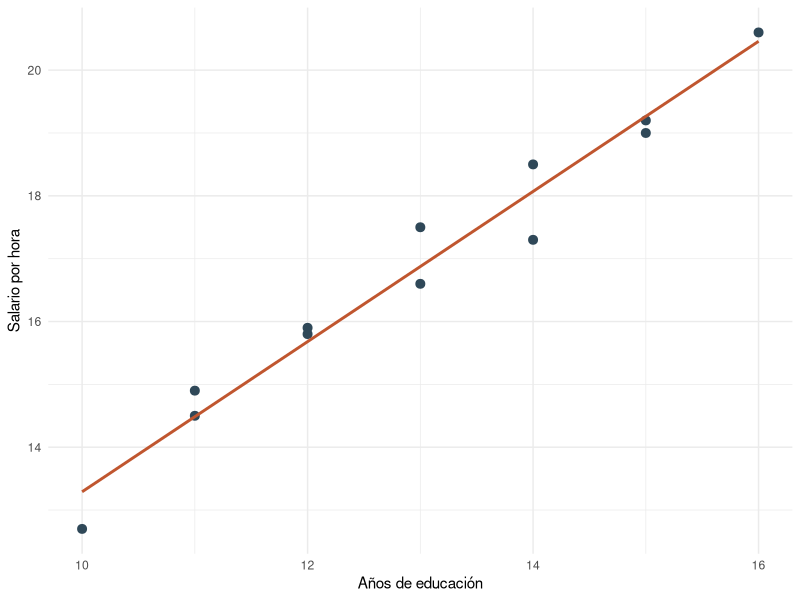

The R source for this figure:
## ---- chunk 1
knitr::opts_chunk$set(
  comment = "#>",
  fig.align = "center",
  fig.width = 7,
  fig.height = 4.5,
  out.width = "80%",
  warning = FALSE,
  message = FALSE
)

library(ggplot2)
library(knitr)
## ---- chunk 2
datos_est <- data.frame(
  educacion = c(10, 11, 11, 12, 12, 13, 13, 14, 14, 15, 15, 16),
  experiencia = c(2, 3, 5, 4, 6, 5, 7, 6, 8, 7, 9, 10),
  ajuste = c(-0.5, 0.2, -0.1, 0.4, -0.2, 0.1, 0.3, -0.3, 0.2, 0.5, -0.4, 0.1)
)

datos_est$salario_hora <- 5 +
  0.75 * datos_est$educacion +
  0.35 * datos_est$experiencia +
  datos_est$ajuste

kable(datos_est, digits = 2, caption = "Datos de práctica para estimar MCO con matrices")
## ---- chunk 3
ggplot(datos_est, aes(x = educacion, y = salario_hora)) +
  geom_point(color = "#2f4858", size = 2.7) +
  geom_smooth(method = "lm", se = FALSE, color = "#C0562F", linewidth = 1) +
  labs(x = "Años de educación", y = "Salario por hora") +
  theme_minimal()
## ---- chunk 4
X_est <- cbind(
  constante = 1,
  educacion = datos_est$educacion,
  experiencia = datos_est$experiencia
)
Y_est <- matrix(datos_est$salario_hora, ncol = 1)

beta_mat <- solve(t(X_est) %*% X_est) %*% t(X_est) %*% Y_est
Y_hat_est <- X_est %*% beta_mat
resid_est <- Y_est - Y_hat_est

n_est <- nrow(X_est)
k_est <- ncol(X_est)
src_est <- as.numeric(t(resid_est) %*% resid_est)
s2_est <- src_est / (n_est - k_est)
vcov_est <- s2_est * solve(t(X_est) %*% X_est)
se_mat <- sqrt(diag(vcov_est))
## ---- chunk 5
modelo_est <- lm(salario_hora ~ educacion + experiencia, data = datos_est)
tabla_est <- coef(summary(modelo_est))

beta0_est <- unname(coef(modelo_est)[["(Intercept)"]])
beta_educ_est <- unname(coef(modelo_est)[["educacion"]])
beta_exp_est <- unname(coef(modelo_est)[["experiencia"]])
se0_est <- tabla_est["(Intercept)", "Std. Error"]
se_educ_est <- tabla_est["educacion", "Std. Error"]
se_exp_est <- tabla_est["experiencia", "Std. Error"]
r2_est <- summary(modelo_est)$r.squared

kable(
  data.frame(
    termino = rownames(tabla_est),
    beta_matricial = as.numeric(beta_mat),
    beta_lm = unname(coef(modelo_est)),
    error_estandar = se_mat,
    row.names = NULL
  ),
  digits = 4,
  caption = "Comparación entre MCO matricial y lm() en R"
)
